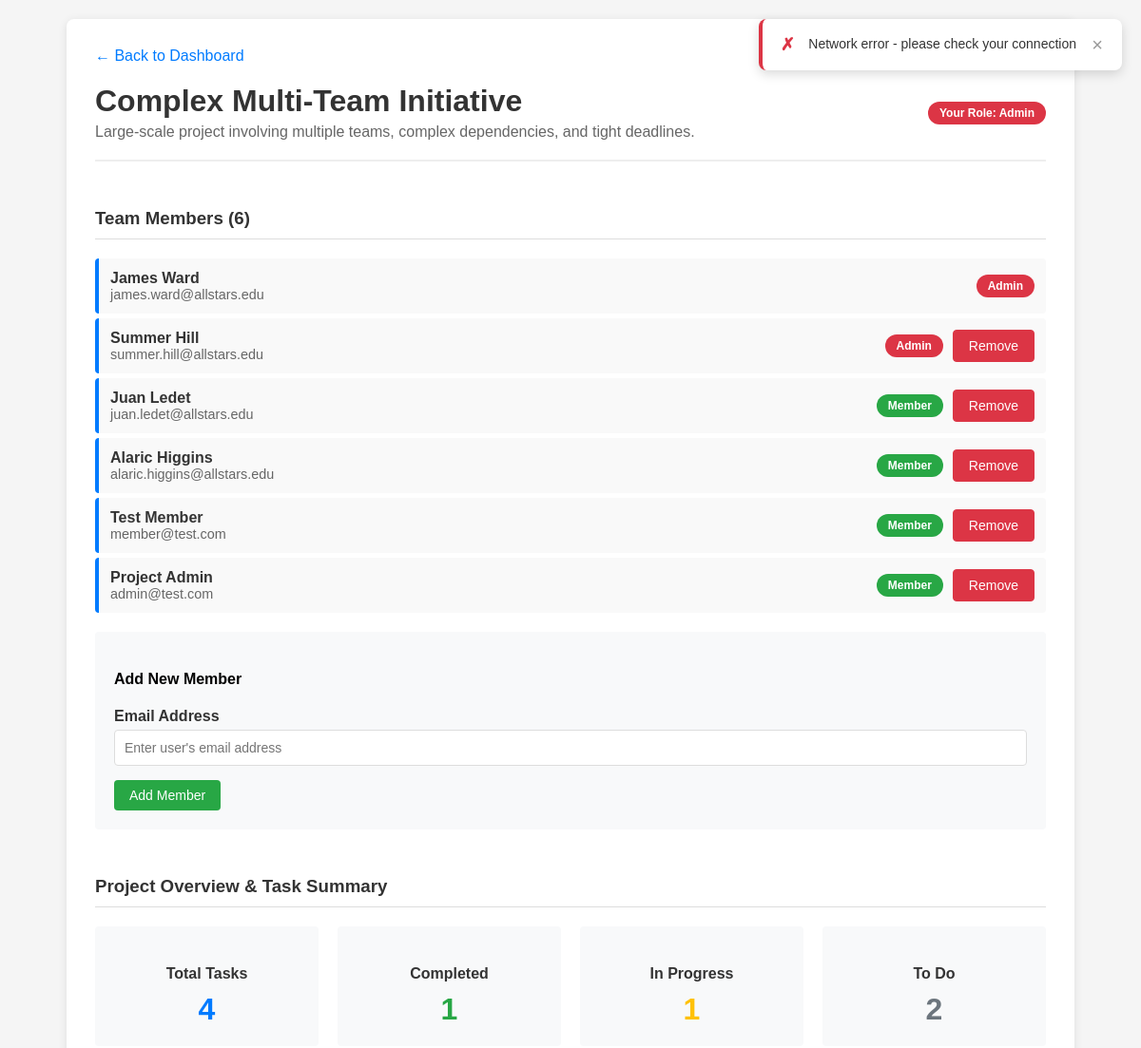
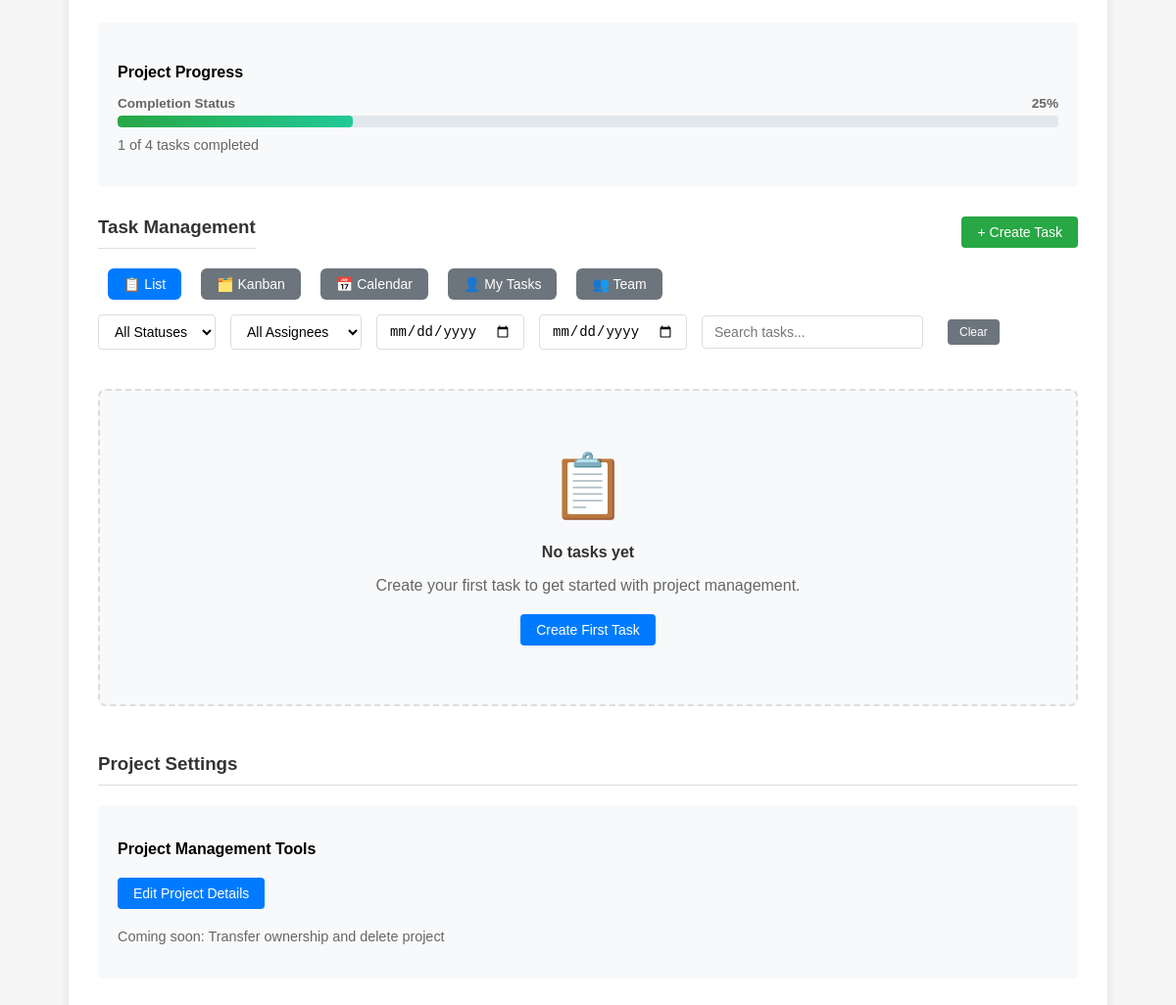
Screenshot of /project.php?id=4 (signed in) with the database file from the repository (2 pictures, top to bottom).
### tables this page shows
CREATE TABLE projects (
    project_id INT AUTO_INCREMENT PRIMARY KEY,
    title VARCHAR(100) NOT NULL,
    description TEXT,
    created_date TIMESTAMP DEFAULT CURRENT_TIMESTAMP,
    updated_at TIMESTAMP DEFAULT CURRENT_TIMESTAMP ON UPDATE CURRENT_TIMESTAMP
);

CREATE TABLE project_memberships (
    membership_id INT AUTO_INCREMENT PRIMARY KEY,
    project_id INT NOT NULL,
    user_id INT NOT NULL,
    role ENUM('member', 'admin') DEFAULT 'member',
    joined_at TIMESTAMP DEFAULT CURRENT_TIMESTAMP,
    UNIQUE KEY unique_membership (project_id, user_id),
    FOREIGN KEY (project_id) REFERENCES projects(project_id) ON DELETE CASCADE,
    FOREIGN KEY (user_id) REFERENCES users(user_id) ON DELETE CASCADE
);

CREATE TABLE users (
    user_id INT AUTO_INCREMENT PRIMARY KEY,
    username VARCHAR(50) UNIQUE NOT NULL,
    email VARCHAR(100) UNIQUE NOT NULL,
    password_hash VARCHAR(255) NOT NULL,
    name VARCHAR(100) NOT NULL,
    created_at TIMESTAMP DEFAULT CURRENT_TIMESTAMP
);

### project.php (the view, shortened to what this page needs)
<?php
$host = 'localhost';
$dbname = 'ttpm_system';
$username = 'root';
$password = '';
$mysqli = new mysqli($host, $username, $password, $dbname);
$project_id = (int)($_GET['id'] ?? 0);
$stmt = $mysqli->prepare("SELECT role FROM project_memberships WHERE user_id = ? AND project_id = ?");
$stmt->bind_param("ii", $_SESSION['user_id'], $project_id);
$stmt->execute();
$result = $stmt->get_result();
$membership = $result->fetch_assoc();
$user_role = $membership['role'];
$is_admin = ($user_role === 'admin');
$stmt = $mysqli->prepare("SELECT * FROM projects WHERE project_id = ?");
$stmt->bind_param("i", $project_id);
$stmt->execute();
$result = $stmt->get_result();
$project = $result->fetch_assoc();
$stmt = $mysqli->prepare("
    SELECT pm.role, pm.joined_at, u.username, u.name, u.email, u.user_id
    FROM project_memberships pm
    JOIN users u ON pm.user_id = u.user_id
    WHERE pm.project_id = ?
    ORDER BY pm.role DESC, pm.joined_at ASC
");
$stmt->bind_param("i", $project_id);
$stmt->execute();
$result = $stmt->get_result();
$members = [];
while ($row = $result->fetch_assoc()) {
    $members[] = $row;
}
$taskMetrics = [
    'total_tasks' => 0,
    'completed_tasks' => 0,
    'in_progress_tasks' => 0,
    'todo_tasks' => 0,
    'completion_percentage' => 0
];
$stmt = $mysqli->prepare("
    SELECT
        COUNT(*) as total_tasks,
        SUM(CASE WHEN status = 'Done' THEN 1 ELSE 0 END) as completed_tasks,
        SUM(CASE WHEN status = 'In Progress' THEN 1 ELSE 0 END) as in_progress_tasks,
        SUM(CASE WHEN status = 'To Do' THEN 1 ELSE 0 END) as todo_tasks
    FROM tasks
    WHERE project_id = ?
");
$stmt->bind_param("i", $project_id);
$stmt->execute();
$result = $stmt->get_result();
if ($row = $result->fetch_assoc()) {
    $taskMetrics = $row;
    $taskMetrics['completion_percentage'] = $taskMetrics['total_tasks'] > 0
        ? round(($taskMetrics['completed_tasks'] / $taskMetrics['total_tasks']) * 100)
        : 0;
}
?>
<!DOCTYPE html>
<html lang="en">
<head>
    <link rel="stylesheet" href="assets/css/project.css">
</head>
<body>
    <div class="container">
        <a href="dashboard.php" class="back-link">← Back to Dashboard</a>
        <div class="header">
            <div>
                <h1 class="project-title"><?php echo htmlspecialchars($project['title']); ?></h1>
                <p class="text-muted" style="margin: 5px 0 0 0;">
                    <?php echo htmlspecialchars($project['description'] ?? 'No description provided'); ?>
                </p>
            </div>
            <div>
                <span class="role-badge role-<?php echo $user_role; ?>">
                    Your Role: <?php echo ucfirst($user_role); ?>
                </span>
            </div>
        </div>
        <div class="section">
            <h3>Team Members (<?php echo count($members); ?>)</h3>
            <ul class="member-list">
                <?php foreach ($members as $member): ?>
                    <li class="member-item">
                        <div class="member-info">
                            <div class="member-name">
                                <?php echo htmlspecialchars($member['name'] ?: $member['username']); ?>
                            </div>
                            <div class="member-email">
                                <?php echo htmlspecialchars($member['email']); ?>
                            </div>
                        </div>
                        <div class="member-actions">
                            <span class="role-badge role-<?php echo $member['role']; ?>"
                                  data-tooltip="User role: <?php echo ucfirst($member['role']); ?>">
                                <?php echo ucfirst($member['role']); ?>
                            </span>
                            <?php if ($is_admin && $member['user_id'] != $_SESSION['user_id']): ?>
                                <button type="button" class="btn btn-danger remove-member-btn"
                                        data-user-id="<?php echo $member['user_id']; ?>"
                                        data-tooltip="Remove <?php echo htmlspecialchars($member['name'] ?: $member['username']); ?> from project"
                                        data-tooltip-theme="error">Remove</button>
                            <?php endif; ?>
                        </div>
                    </li>
                <?php endforeach; ?>
            </ul>
            <?php if ($is_admin): ?>
                <div class="add-member-form">
                    <h4>Add New Member</h4>
                    <form id="add-member-form">
                        <div class="form-group small">
                            <label for="email">Email Address</label>
                            <input type="email" id="email" name="email" required placeholder="Enter user's email address">
                        </div>
                        <button type="submit" class="btn btn-success">Add Member</button>
                    </form>
                </div>
            <?php endif; ?>
        </div>
        <div class="section">
            <h3>Project Overview & Task Summary</h3>
            <div class="task-metrics-grid">
                <div class="metric-card">
                    <h4 class="metric-title">Total Tasks</h4>
                    <div class="metric-value total" id="total-tasks-count">
                        <?php echo $taskMetrics['total_tasks']; ?>
                    </div>
                </div>
                <div class="metric-card">
                    <h4 class="metric-title">Completed</h4>
                    <div class="metric-value completed" id="completed-tasks-count">
                        <?php echo $taskMetrics['completed_tasks']; ?>
                    </div>
                </div>
                <div class="metric-card">
                    <h4 class="metric-title">In Progress</h4>
                    <div class="metric-value in-progress" id="in-progress-tasks-count">
                        <?php echo $taskMetrics['in_progress_tasks']; ?>
                    </div>
                </div>
                <div class="metric-card">
                    <h4 class="metric-title">To Do</h4>
                    <div class="metric-value todo" id="todo-tasks-count">
                        <?php echo $taskMetrics['todo_tasks']; ?>
                    </div>
                </div>
            </div>
            <div class="progress-overview">
                <h4>Project Progress</h4>
                <div class="project-progress">
                    <div class="progress-label">
                        <span><strong>Completion Status</strong></span>
                        <span><strong id="completion-percentage"><?php echo $taskMetrics['completion_percentage']; ?>%</strong></span>
                    </div>
                    <div class="progress-bar large">
                        <div class="progress-fill <?php echo $taskMetrics['completion_percentage'] == 0 ? 'zero' : ''; ?>"
                             id="progress-fill" style="width: <?php echo $taskMetrics['completion_percentage']; ?>%"></div>
                    </div>
                    <div class="progress-details" id="progress-details">
                        <?php if ($taskMetrics['total_tasks'] > 0): ?>
                            <?php echo $taskMetrics['completed_tasks']; ?> of <?php echo $taskMetrics['total_tasks']; ?> tasks completed
                        <?php else: ?>
                            No tasks created yet. Tasks will appear here once CS3-13 (Task Management) is implemented.
                        <?php endif; ?>
                    </div>
                </div>
            </div>
        </div>
        <div class="section">
            <div class="section-header">
                <h3>Task Management</h3>
                <button id="create-task-btn" class="btn btn-success"
                        onclick="showTaskModal(); return false;"
                        data-tooltip="Create a new task for this project">
                    + Create Task
                </button>
            </div>
            <div class="task-controls">
                <div class="view-toggle">
                    <button id="list-view-btn" class="btn btn-secondary active" data-tooltip="List view">
                        📋 List
                    </button>
                    <button id="kanban-view-btn" class="btn btn-secondary" data-tooltip="Kanban board">
                        🗂️ Kanban
                    </button>
                    <button id="calendar-view-btn" class="btn btn-secondary" data-tooltip="Calendar view">
                        📅 Calendar
                    </button>
                    <button id="mytasks-view-btn" class="btn btn-secondary" data-tooltip="My tasks">
                        👤 My Tasks
                    </button>
                    <button id="team-view-btn" class="btn btn-secondary" data-tooltip="Team view">
                        👥 Team
                    </button>
                </div>
                <div class="task-filters">
                    <select id="status-filter" class="filter-select">
                        <option value="">All Statuses</option>
                    </select>
                    <select id="assignee-filter" class="filter-select">
                        <option value="">All Assignees</option>
                    </select>
                    <input type="date" id="due-start-filter" class="filter-select" title="Due date from">
                    <input type="date" id="due-end-filter" class="filter-select" title="Due date to">
                    <input type="text" id="search-tasks" placeholder="Search tasks..." class="search-input">
                    <button type="button" id="clear-filters-btn" class="btn btn-secondary btn-small"
                            data-tooltip="Clear all filters">Clear</button>
                </div>
            </div>
            <div id="task-list-view" class="task-list-view">
                <div id="empty-state" class="empty-state" style="display: none;">
                    <div class="empty-icon">📋</div>
                    <h4>No tasks yet</h4>
                    <p>Create your first task to get started with project management.</p>
                    <button id="create-first-task-btn" class="btn btn-primary">Create First Task</button>
                </div>
            </div>
        </div>
        <?php if ($is_admin): ?>
            <div class="section">
                <h3>Project Settings</h3>
                <div class="add-member-form">
                    <p class="mb-2"><strong>Project Management Tools</strong></p>
                    <a href="edit-project.php?id=<?php echo $project_id; ?>" class="btn btn-primary">Edit Project Details</a>
                    <p class="mt-2 text-muted" style="font-size: 0.9rem;">
                        Coming soon: Transfer ownership and delete project
                    </p>
                </div>
            </div>
        <?php endif; ?>
    </div>
</body>
</html>

### rows the page displays
projects: title "Complex Multi-Team Initiative", description "Large-scale project involving multiple teams, complex dependencies, and tight deadlines."
project_memberships: role "Admin", user.name "James Ward", user.email "james.ward@allstars.edu"
project_memberships: user.name "Summer Hill", user.email "summer.hill@allstars.edu", role "Admin"
project_memberships: user.name "Juan Ledet", user.email "juan.ledet@allstars.edu", role "Member"
project_memberships: user.name "Alaric Higgins", user.email "alaric.higgins@allstars.edu", role "Member"
project_memberships: user.name "Test Member", user.email "member@test.com", role "Member"
project_memberships: user.name "Project Admin", user.email "admin@test.com", role "Member"

### other values shown
count($members) "6"
$taskMetrics['total_tasks'] "4"
$taskMetrics['completed_tasks'] "1"
$taskMetrics['in_progress_tasks'] "1"
$taskMetrics['todo_tasks'] "2"
$taskMetrics['completion_percentage'] "25"
